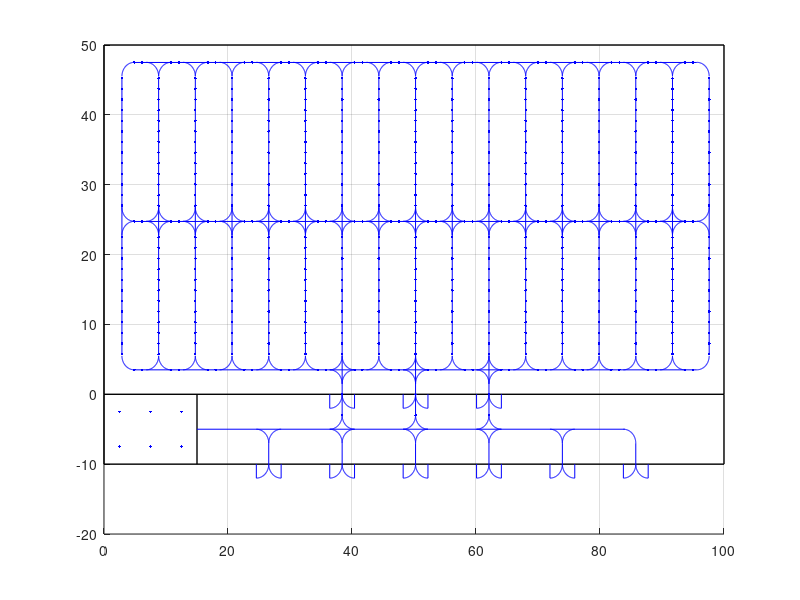

MATLAB code for this plot: (Note: this script raises an error after producing the figure.)
%%%% NOI DUNG THUC HIEN
%%%% 1) Ve kho hinh khoi

% clc
% clear all
% close all
%Nhap kich thuoc khu vuc luu tru
dai = 50; %input('Nhap chieu dai: ');
rong = 100; %input('Nhap chieu rong: ');
cao = 5; %input('So lop pallet: ');

%Nhap kich thuoc pallet
dai_p = 1.2; %input('Nhap chieu dai Pallet: ');
rong_p = 1; %input('Nhap chieu rong Pallet: ');

%Mot so thong so khac
aisle1 = 3.5; %input('Nhap chieu rong duong di (1 chieu): ');
cua = 6; %input('Nhap tong so cua Pick-up/Drop-off cua kho: ');

%Tinh toan
l_module = dai_p + 0.12 + 0.1*2; %0.12: width of upright, 0.1: clearance l_module khoang 1.42m
w_module = rong_p*2 + 0.12 + 0.1*3 + aisle1;% w_module khoang 5.42
hang = floor((dai-3*aisle1)/l_module);
cot = floor((rong-aisle1)/w_module);
le_ngang = (rong-cot*w_module + aisle1)/2;
le_doc = dai - hang*l_module - 2*aisle1;

%ve khung nha kho
hold on
plot([0 0],[0 dai],'k-','LineWidth',1);
plot([0 rong],[dai dai],'k-','LineWidth',1);
plot([rong rong],[dai 0],'k-','LineWidth',1);
plot([rong 0],[0 0],'k-','LineWidth',1);
%khu vuc luu tam thoi
plot([0 0],[0 -10],'k-','LineWidth',1);
plot([0 rong],[-10 -10],'k-','LineWidth',1);
plot([rong rong],[-10 0],'k-','LineWidth',1);
%khu vuc parking
% plot([0 0],[-10 -20],'k-','LineWidth',1);
% plot([0 15],[-20 -20],'k-','LineWidth',1);
% plot([15 15],[-20 -10],'k-','LineWidth',1);
plot([15 15],[-10 0],'k-','LineWidth',1);
grid on

%ve duong di doc
for j = 0:cot
    for i= 1:(hang-1)        
        x = le_ngang + j*w_module - 1.5; y1 = le_doc + (i-0.5)*l_module; y2 = le_doc + (i+0.5)*l_module;
        if i == floor(hang/2)
            y2 = le_doc + (i+0.5)*l_module + 3;
        end
        if i > floor(hang/2) 
            y1 = le_doc + (i-0.5)*l_module + 3;
            y2 = le_doc + (i+0.5)*l_module + 3;
        end
        plot([x x],[y1 y2],'b.-','LineWidth',0.5);
    end
end

%ve duong ngang
for j = 0:2
    for i= 0:(cot-1)
        x1 = le_ngang + i*w_module - 1.5;
        y = le_doc + j*((hang/2)*l_module+3)-1.5;
        if j == 1
            y = 24.74;
        end
        x2 = le_ngang + i*w_module + rong_p/2;
        x3 = le_ngang + i*w_module + rong_p*3/2 + 0.12 + 0.1*3/2;
        x4 = le_ngang + (i+1)*w_module + rong_p/2;
        if i == (cot-1)
            plot([x2 x3],[y y],'b.-','LineWidth',0.5);
        else
            plot([x2 x3],[y y],'b.-','LineWidth',0.5);
            plot([x3 x4],[y y],'b.-','LineWidth',0.5);
        end
    end
end
plot([95.61 94.96],[47.5 47.5],'b-','LineWidth',0.5);
plot([95.61 94.96],[24.74 24.74],'b-','LineWidth',0.5);
plot([95.61 94.96],[3.5 3.5],'b-','LineWidth',0.5);

%ve cung xoay o nut giao
for j = 0:1
    for i = 0:(cot-1)
        t = pi:pi/90:3*pi/2; % tren phai
        x = le_ngang + i*w_module + 0.5 + 2*cos(t);
        y = le_doc + j*(round(hang/2)*l_module+3/2) + 0.5 + 2*sin(t);
        plot(x,y,'b','LineWidth', 0.5);
    end
end

for j = 0:1
    for i = 1:cot
        t = 3*pi/2:pi/90:2*pi; %tren trai
        x = le_ngang + i*w_module - 3.5 + 2*cos(t);
        y = le_doc + j*(round(hang/2)*l_module+3/2) + 0.5 + 2*sin(t);
        plot(x,y,'b','LineWidth', 0.5);
    end
end

for j = 1:2
    for i = 0:(cot-1)
        t = pi/2:pi/90:pi; % duoi phai
        x = le_ngang + i*w_module + 0.5 + 2*cos(t);
        y = le_doc + j*(round(hang/2)*l_module+3/2) + (j-1)*3/2 - 3.5 + 2*sin(t);
        plot(x,y,'b','LineWidth', 0.5);
    end
end

for j = 1:2
    for i = 1:cot
        t = 0:pi/90:pi/2; % duoi trai
        x = le_ngang + i*w_module - 3.5 + 2*cos(t);
        y = le_doc + j*(round(hang/2)*l_module+3/2) + (j-1)*3/2 - 3.5 + 2*sin(t);
        plot(x,y,'b','LineWidth', 0.5);
    end
end

%cua phong lanh
for j = 0:2
        t = pi:pi/90:3*pi/2; % tren phai
        x = 38.41+j*2*w_module + 2 + 2*cos(t);
        y = 2*sin(t);
        plot(x,y,'b','LineWidth', 0.5);
        
        t = 3*pi/2:pi/90:2*pi; %tren trai
        x = 38.41+j*2*w_module - 2 + 2*cos(t);
        y = 2*sin(t);
        plot(x,y,'b','LineWidth', 0.5);
        
        plot([38.41+j*2*w_module+2 38.41+j*2*w_module+2],[0 -2],'b','LineWidth', 0.5);
        plot([38.41+j*2*w_module-2 38.41+j*2*w_module-2],[0 -2],'b','LineWidth', 0.5);
        plot([38.41+j*2*w_module 38.41+j*2*w_module], [5.76 0],'b.-','LineWidth', 0.5);
        
        t = pi/2:pi/90:pi; % duoi phai
        x = 38.41+j*2*w_module + 2 + 2*cos(t);
        y = 1.5 + 2*sin(t);
        plot(x,y,'b','LineWidth', 0.5);

        t = 0:pi/90:pi/2; %duoi trai
        x = 38.41+j*2*w_module -2+ 2*cos(t);
        y = 1.5 + 2*sin(t);
        plot(x,y,'b','LineWidth', 0.5);
        plot([38.41+j*2*w_module 38.41+j*2*w_module], [-3 0],'b.-','LineWidth', 0.5);
        
        t = pi:pi/90:3*pi/2; % tren phai
        x = 38.41+j*2*w_module + 2 + 2*cos(t);
        y = -3+2*sin(t);
        plot(x,y,'b','LineWidth', 0.5);
        
        t = 3*pi/2:pi/90:2*pi; %tren trai
        x = 38.41+j*2*w_module - 2 + 2*cos(t);
        y = -3+2*sin(t);
        plot(x,y,'b','LineWidth', 0.5);
        
end

plot([15 84], [-5 -5],'b-','LineWidth', 0.5);

%Ve cua dispatch
for j = 0:(cua-1)
        t = pi:pi/90:3*pi/2; % tren phai
        x = 26.57+j*11.84 +2 + 2*cos(t);
        y = -10 + 2*sin(t);
        plot(x,y,'b','LineWidth', 0.5);
        
        t = 3*pi/2:pi/90:2*pi; %tren trai
        x = 26.57+j*11.84 - 2 + 2*cos(t);
        y = -10 + 2*sin(t);
        plot(x,y,'b','LineWidth', 0.5);
        
        plot([26.57+j*11.84+2 26.57+j*11.84+2],[-10 -12],'b','LineWidth', 0.5);
        plot([26.57+j*11.84-2 26.57+j*11.84-2],[-10 -12],'b','LineWidth', 0.5);
        plot([26.57+j*11.84 26.57+j*11.84],[-10 -7],'b','LineWidth', 0.5);
        if j == (cua-1)
            t = 0:pi/90:pi/2; %duoi trai
            x = 26.57+j*11.84 - 2 + 2*cos(t);
            y = -7 + 2*sin(t);
            plot(x,y,'b','LineWidth', 0.5);
        else
            t = pi/2:pi/90:pi; % duoi phai
            x = 26.57+j*11.84 + 2 + 2*cos(t);
            y = -7 + 2*sin(t);
            plot(x,y,'b','LineWidth', 0.5);

            t = 0:pi/90:pi/2; %duoi trai
            x = 26.57+j*11.84 -2+ 2*cos(t);
            y = -7 + 2*sin(t);
            plot(x,y,'b','LineWidth', 0.5);
        end
end

%Ve khu vuc do cho AGV (diem)
plot3(2.5, -2.5, 0,'b.');
plot3(7.5, -2.5, 0,'b.');
plot3(12.5, -2.5, 0,'b.');
plot3(2.5, -7.5, 0,'b.');
plot3(7.5, -7.5, 0,'b.');
plot3(12.5, -7.5, 0,'b.');


A = xlsread('toa_do.xlsx','Toa do','B2:D2307');
x = A(:,1);
y = A(:,2);
z = A(:,3);
for i=1:425
    plot3([x(i) x(i+1798)], [y(i) y(i+1798)], [z(i) z(i+1798)],'b','LineWidth', 0.5);
end

% text(2.5,-5,'Parking Area','Color','red','FontSize',10)
%ve diem va stt
for i = 1:2251
    plot3(x(i),y(i), z(i),'b.');
%     text(2,8,'A Simple Plot','Color','red','FontSize',14)
end

%ve pallet racking system
for k = 1:cao
     for i= 0:(cot-1)
        for j=0:(hang-1)
                    x1=le_ngang + i*w_module;y1=le_doc + j*l_module;
                    x2=le_ngang + i*w_module + rong_p ;y2=le_doc + j*l_module;
                    x3=le_ngang + i*w_module + rong_p ;y3=le_doc + j*l_module + dai_p;
                    x4=le_ngang + i*w_module ;y4=le_doc + j*l_module + dai_p;
                    z = k; z1 = k-1;
                    patch([x1,x2,x3,x4],[y1,y2,y3,y4],[z z z z],'red');
                    patch([x1,x1,x4,x4],[y1,y1,y4,y4],[z z1 z1 z],'red');
                    patch([x1,x2,x2,x1],[y1,y2,y2,y1],[z z z1 z1],'red');
                    patch([x2,x3,x3,x2],[y2,y3,y3,y2],[z z z1 z1],'red');
                    patch([x3,x4,x4,x3],[y3,y4,y4,y3],[z z z1 z1],'red');
                    
                    x5=le_ngang + i*w_module + rong_p + 0.12 + 0.1*2; y5=le_doc + j*l_module;
                    x6=le_ngang + i*w_module + 2*rong_p + 0.12 + 0.1*2;y6=le_doc + j*l_module;
                    x7=le_ngang + i*w_module + 2*rong_p + 0.12 + 0.1*2;y7=le_doc + j*l_module + dai_p;
                    x8=le_ngang + i*w_module + rong_p + 0.12 + 0.1*2;y8=le_doc + j*l_module + dai_p;
                    z = k; z1 = k-1;
                    patch([x5,x6,x7,x8],[y5,y6,y7,y8],[z z z z],'red');
                    patch([x5,x5,x8,x8],[y5,y5,y8,y8],[z z1 z1 z],'red');
                    patch([x5,x6,x6,x5],[y5,y6,y6,y5],[z z z1 z1],'red');
                    patch([x6,x7,x5,x6],[y6,y7,y7,y6],[z z z1 z1],'red');
                    patch([x7,x8,x8,x7],[y7,y8,y8,y7],[z z z1 z1],'red');     
                    if j == floor(hang/2-1)
                        le_doc = le_doc + aisle1;
                    end
        end
              le_doc = le_doc - aisle1;
     end
end
